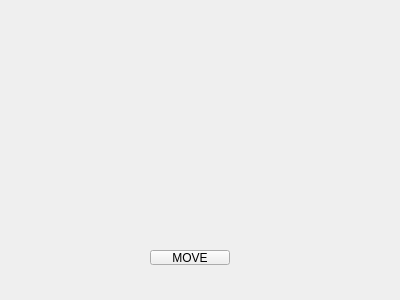
<?xml version="1.0" encoding="UTF-8"?>
<ui version="4.0">
 <class>Widget</class>
 <widget class="QWidget" name="Widget">
  <property name="geometry">
   <rect>
    <x>0</x>
    <y>0</y>
    <width>400</width>
    <height>300</height>
   </rect>
  </property>
  <property name="windowTitle">
   <string>Widget</string>
  </property>
  <widget class="QPushButton" name="move">
   <property name="geometry">
    <rect>
     <x>150</x>
     <y>250</y>
     <width>80</width>
     <height>15</height>
    </rect>
   </property>
   <property name="text">
    <string>MOVE</string>
   </property>
  </widget>
 </widget>
 <layoutdefault spacing="6" margin="11"/>
 <resources/>
 <connections/>
</ui>
